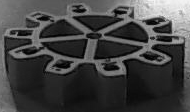
#> input picture templates/1.PNG, 190 x 112 px
$ python TrackProgram.py
#> lines starting #> are read from the running program, lines starting #| are printed output that depends on the picture
#> (reads nwt_settings.txt from the repository)
### GearTracker.py
import os, cv2, numpy as np, math
from Settings import Settings
from nwtConnection import nwtConnection

class GearTracker(object):

    def __init__(self, templateDir):

#> called with templateDir = './templates/'
        self.templateDir = templateDir
        self.template_filenames = os.listdir(self.templateDir)
        self.templates = [cv2.imread(self.templateDir + str(template), 0) for template in self.template_filenames]
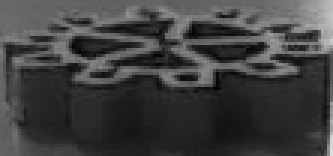
#> input picture templates/10.PNG, 111 x 52 px (shown 3 times larger)
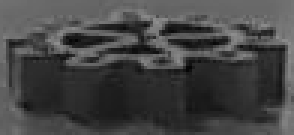
#> input picture templates/11.PNG, 98 x 45 px (shown 3 times larger)
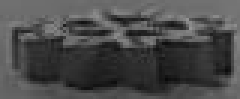
#> input picture templates/13.PNG, 80 x 33 px (shown 3 times larger)
#> self.templates = 4 items
        self.template_shapes = [template.shape[::-1] for template in self.templates]
#> self.template_shapes = [(190, 112), (111, 52), (98, 45), (80, 33)]

    # [26 lines left out: function track, not called in this run]

# [25 lines that do not run on import are left out]

### nwtConnection.py
from networktables import NetworkTables as nwt
import logging, os, time

class nwtConnection(object):

    def __init__(self, roborioAddress, sdTableName, cpTableName):

        self.address = str(roborioAddress)
        logging.basicConfig(level=logging.DEBUG)
        nwt.initialize(server=roborioAddress)
        self.sd = nwt.getTable(sdTableName)
        self.cp = nwt.getTable(cpTableName)

    # [17 lines left out: function find_stream, not called in this run]

# [5 lines that do not run on import are left out]

### Settings.py
class Settings(object):

    def __init__(self, settingsPath, strValues=False):

        self.strValues = strValues
        self.settingsPath = str(settingsPath)
        with open(self.settingsPath, 'r') as f:
            self.settings = f.readlines()
        self.dict = {x.split('  ')[0] : eval(x.split('  ')[1]) for x in self.settings}

    # [8 lines left out: function write, not called in this run]


# [8 lines that do not run on import are left out]


### TrackProgram.py
from nwtConnection import nwtConnection
from GearTracker import GearTracker
from HookTracker import HookTracker
from Settings import Settings
import math, cv2, numpy as np

nwt_s = Settings('./nwt_settings.txt', True)
nwt = nwtConnection(nwt_s.dict['roboRioAddress'], nwt_s.dict['sdTableName'], nwt_s.dict['cpTableName'])
gt = GearTracker('./templates/')
ht = HookTracker(Settings('./hsv_settings.txt'), './hook_bitmap.png')
#> (reads hsv_settings.txt from the repository)
#> (the run stopped early here; a loop or call above may not have finished)
